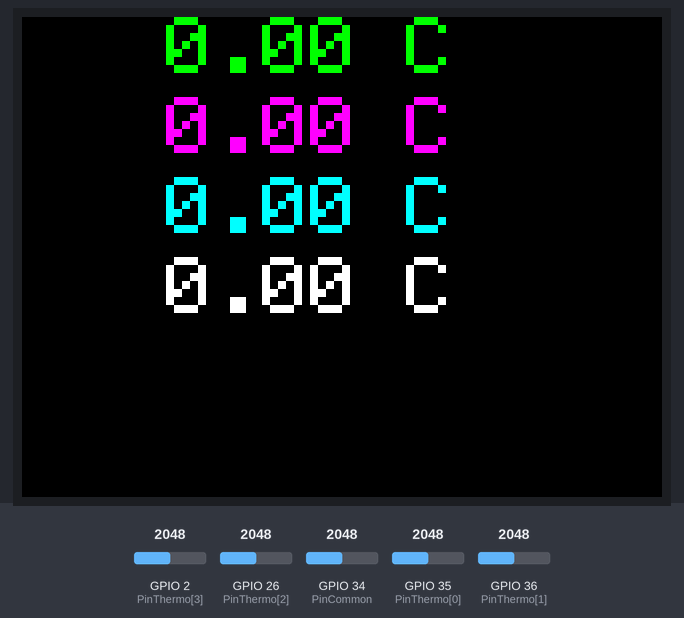
Bench run of a program on a simulated ESP32. Shown: 320×240 colour display. The inputs (shaded band) are chosen by the test bench; at power-on: GPIO 2 (PinThermo[3]) = 2048, GPIO 26 (PinThermo[2]) = 2048, GPIO 34 (PinCommon) = 2048, GPIO 35 (PinThermo[0]) = 2048, GPIO 36 (PinThermo[1]) = 2048.

Above: at 1.3 s.
1.4 s: GPIO 2 (PinThermo[3]) set to 2866
At 1.62 s:
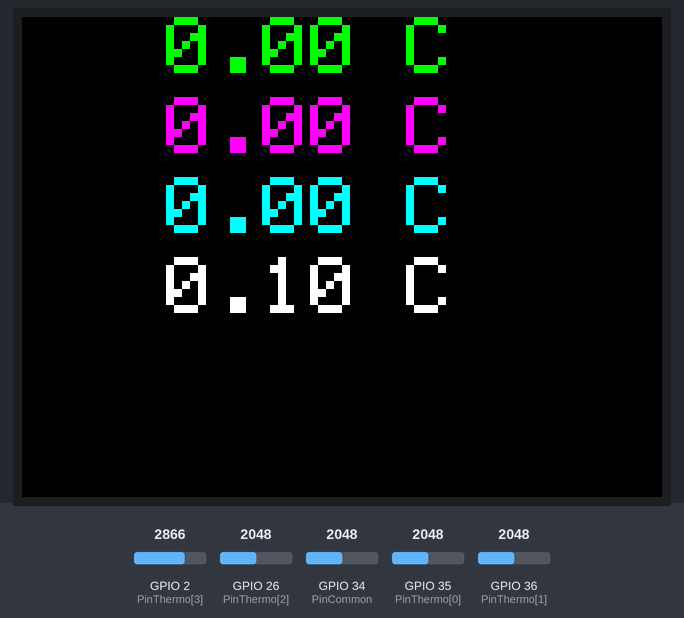
2.9 s: GPIO 26 (PinThermo[2]) set to 2866
At 3.22 s:
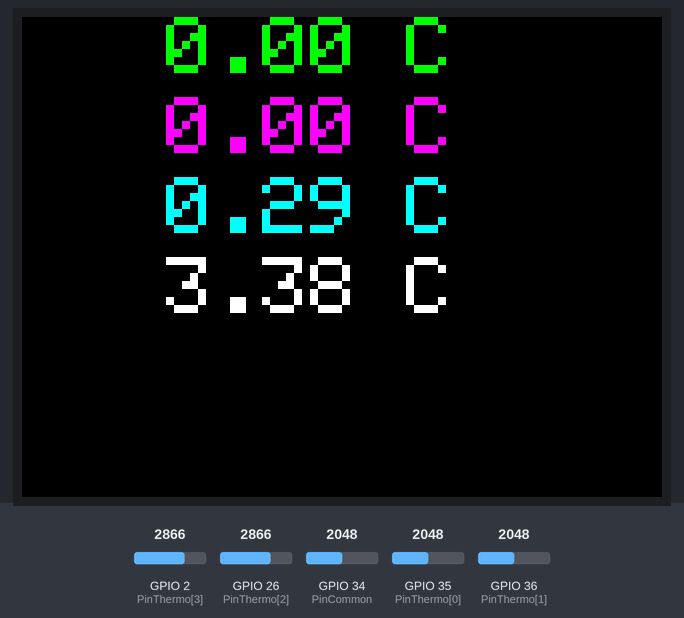
4.5 s: GPIO 34 (PinCommon) set to 2866
At 4.81 s:
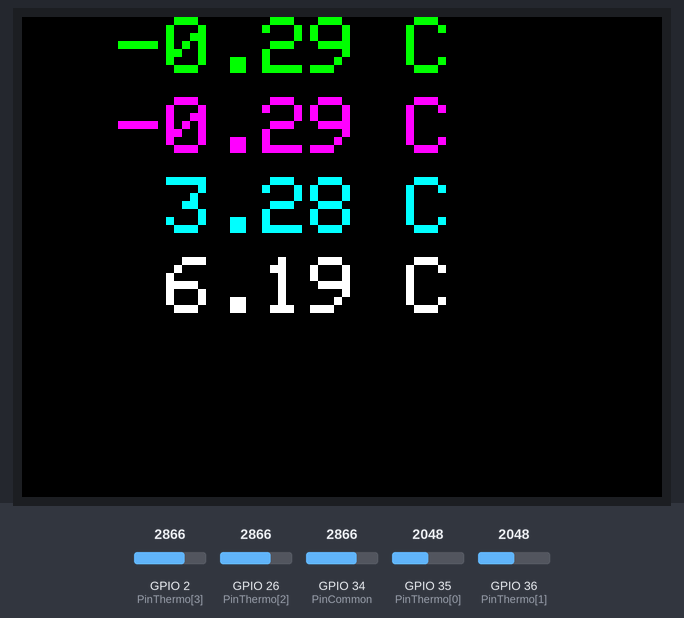
6.1 s: GPIO 35 (PinThermo[0]) set to 2866
At 6.41 s:
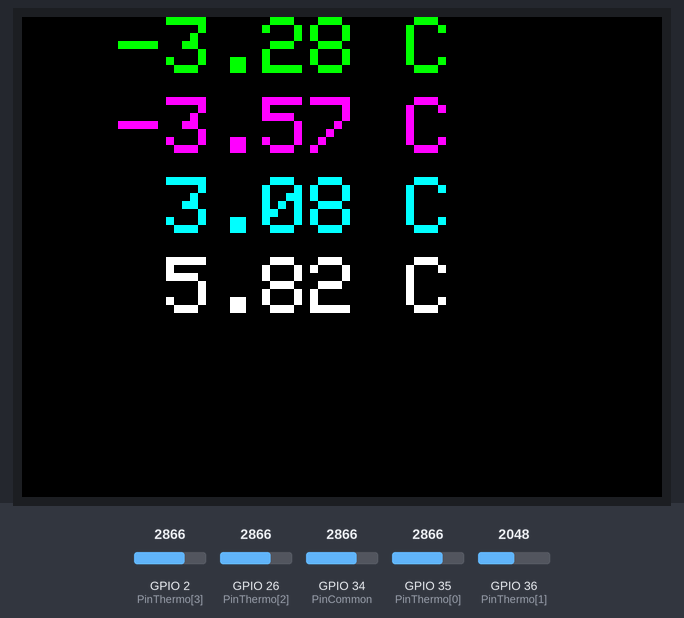
7.7 s: GPIO 36 (PinThermo[1]) set to 2866
At 8.01 s:
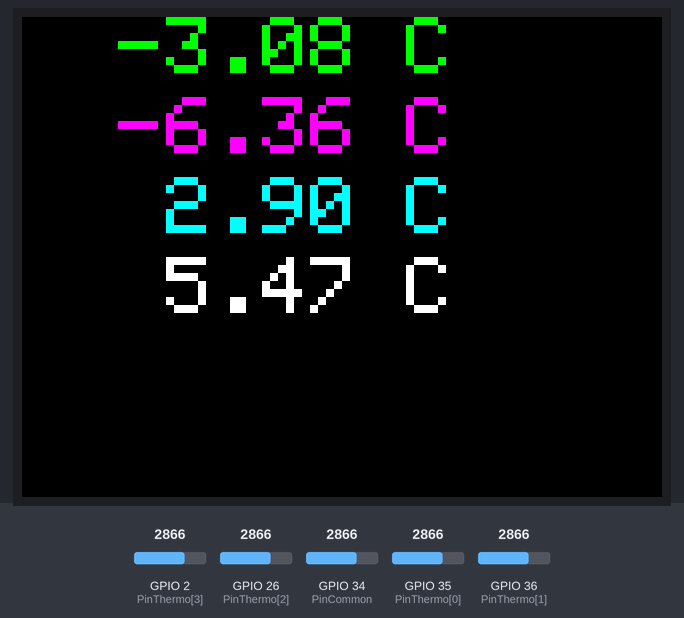
9.3 s: GPIO 2 (PinThermo[3]) set to 3972
At 9.61 s:
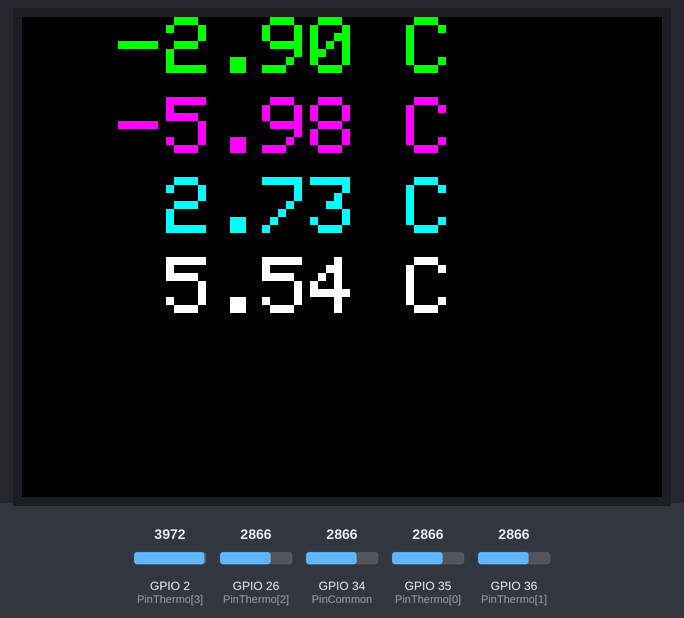
Timing chart, 0 to 11.9 s (numbered marks = the images above; inputs shaded):
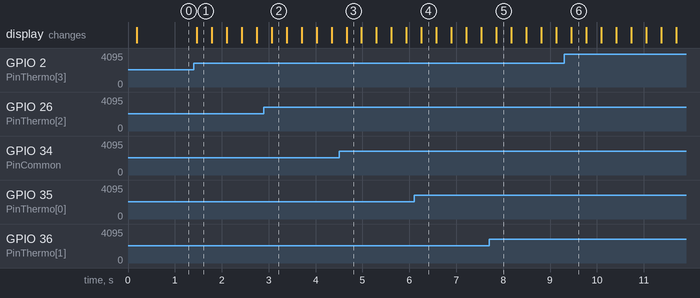

Measured:
- after the input at 1.4 s, the display: changes after 0.06 s (image 1)

The program:

main.cpp
```cpp
#include <M5stack.h>

const int NThermo = 4;
const int PinThermo[] = {35, 36, 26, 2, 12, 13, 15, 0};
const int PinCommon = 34;

const int color[] = {GREEN, MAGENTA, CYAN, WHITE, WHITE, WHITE, WHITE, WHITE};

const double ADC2VOLT = 3.7 / 4095.0;
const double T_Factor = 75.0;

double Temperature[NThermo];
double common;

void TaskSensor(void *param);
void TaskGUI(void *param);

void setup()
{
  M5.begin();
  Serial.begin(115200);

  M5.Lcd.setTextSize(4);

  for (int i = 0; i < NThermo; i++)
  {
    pinMode(PinThermo[i], ANALOG);

    Temperature[i] = 0;
  }

  xTaskCreatePinnedToCore(TaskSensor, "", 4000, NULL, 1, NULL, 1);
  xTaskCreatePinnedToCore(TaskGUI, "", 4000, NULL, 1, NULL, 0);
}

void loop()
{
  /*double alpha = 0.00025;

  common = analogRead(PinCommon);
  for (int i = 0; i < NThermo; i++)
  {
    Temperature[i] = analogRead(PinThermo[i]);
  }

  while (true)
  {

    common = alpha * analogRead(PinCommon) + (1 - alpha) * common;

    for (int i = 0; i < NThermo; i++)
    {
      Temperature[i] = alpha * analogRead(PinThermo[i]) + (1 - alpha) * Temperature[i];
    }
  }*/
}

void TaskGUI(void *param)
{

  while (true)
  {
    for (int i = 0; i < NThermo; i++)
    {
      M5.Lcd.setCursor(0, i * 40);
      M5.Lcd.setTextColor(color[i], BLACK);

      M5.Lcd.printf("%7.2f C", (Temperature[i] - common) * ADC2VOLT * T_Factor);
    }

    if (Serial.available())
    {
      char str[80];
      Serial.setTimeout(1000);
      Serial.readBytes(str,2);

      //str = Serial.readString();
      //str.toUpperCase();

      if (str[0]=='T' && str[1]=='?')
      {
        for (int i = 0; i < NThermo; i++)
        {
          Serial.printf("%.3f", (Temperature[i] - common) * ADC2VOLT * T_Factor);
          if (i < NThermo - 1)
            Serial.print(",");
        }
        Serial.println();
      }
    }

    delay(10);
  }
}

void TaskSensor(void *param)
{
  double alpha = 0.00025;

  common = analogRead(PinCommon);
  for (int i = 0; i < NThermo; i++)
  {
    Temperature[i] = analogRead(PinThermo[i]);
  }

  while (true)
  {

    common = alpha * analogRead(PinCommon) + (1 - alpha) * common;

    for (int i = 0; i < NThermo; i++)
    {
      Temperature[i] = alpha * analogRead(PinThermo[i]) + (1 - alpha) * Temperature[i];
    }
    delay(1);
  }
}
```
